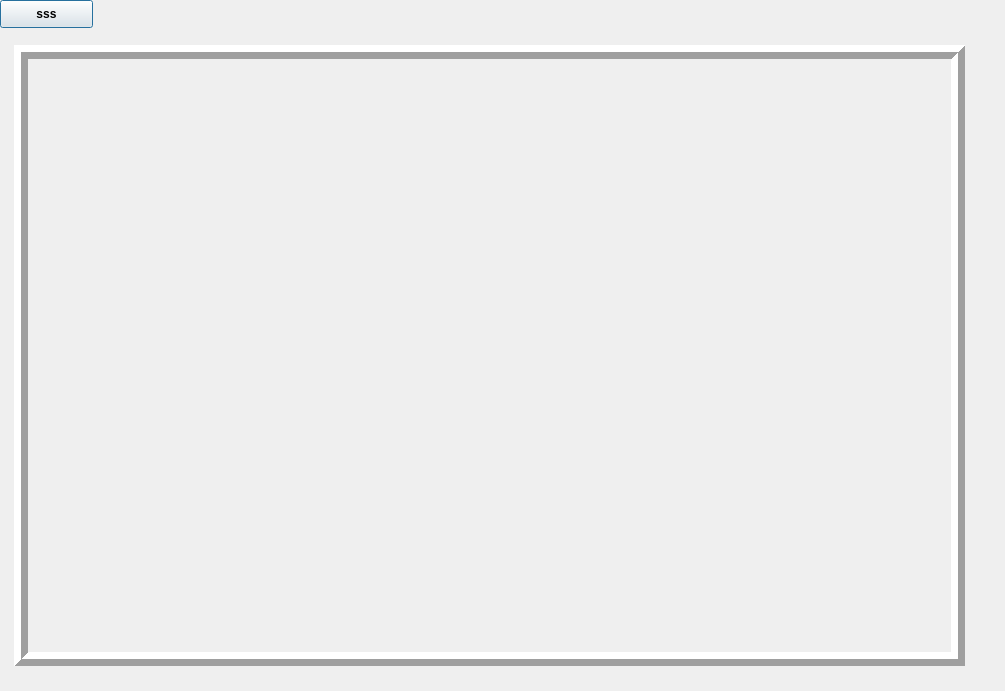
<?xml version="1.0" encoding="UTF-8"?>
<ui version="4.0">
 <class>Dialog</class>
 <widget class="QDialog" name="Dialog">
  <property name="geometry">
   <rect>
    <x>0</x>
    <y>0</y>
    <width>1005</width>
    <height>691</height>
   </rect>
  </property>
  <property name="font">
   <font>
    <weight>75</weight>
    <bold>true</bold>
   </font>
  </property>
  <property name="windowTitle">
   <string>Dialog</string>
  </property>
  <widget class="QPushButton" name="ss">
   <property name="geometry">
    <rect>
     <x>0</x>
     <y>0</y>
     <width>93</width>
     <height>28</height>
    </rect>
   </property>
   <property name="text">
    <string>sss</string>
   </property>
  </widget>
  <widget class="QLabel" name="video">
   <property name="geometry">
    <rect>
     <x>14</x>
     <y>45</y>
     <width>951</width>
     <height>621</height>
    </rect>
   </property>
   <property name="frameShape">
    <enum>QFrame::Box</enum>
   </property>
   <property name="frameShadow">
    <enum>QFrame::Raised</enum>
   </property>
   <property name="lineWidth">
    <number>7</number>
   </property>
   <property name="text">
    <string/>
   </property>
  </widget>
 </widget>
 <resources/>
 <connections/>
</ui>
